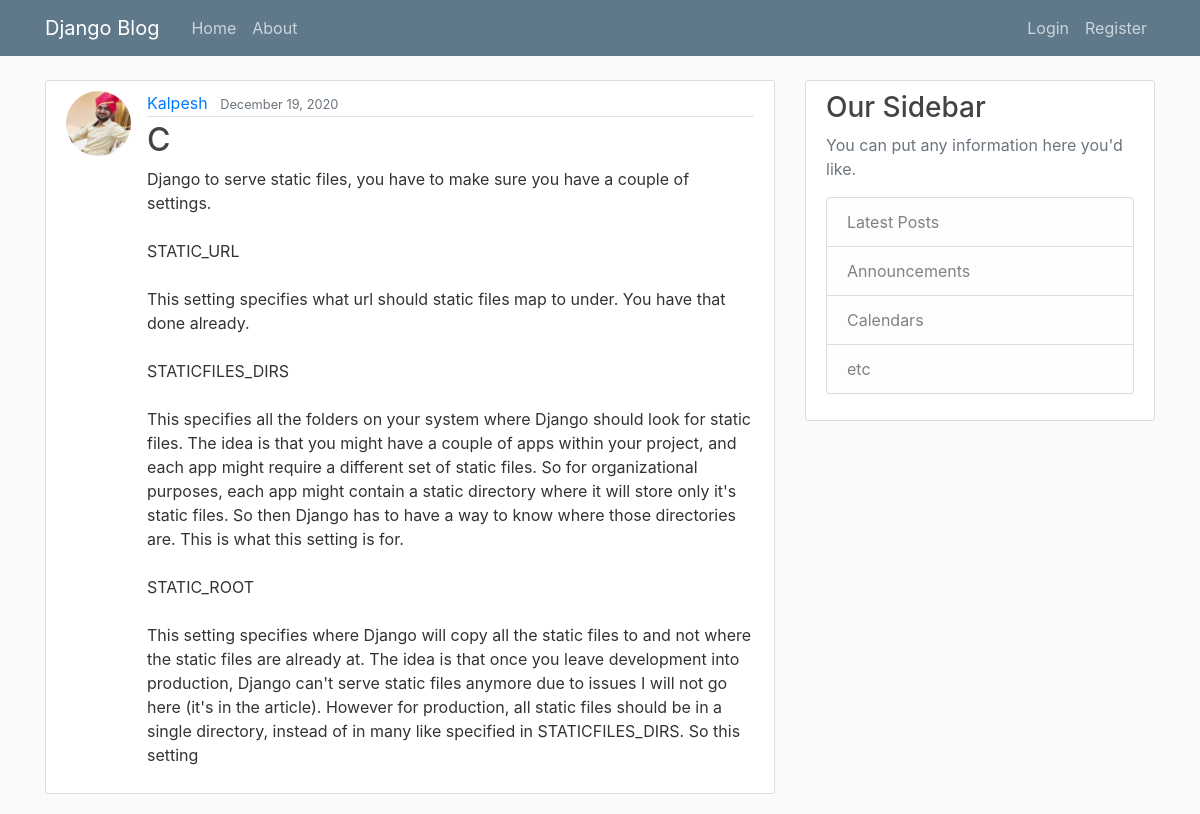
Screenshot of /post/32/ with the database file from the repository.
### blog/models.py (models this page shows, shortened)
class Post(models.Model):
    title = models.CharField(max_length=100)
    content = models.TextField()
    date_posted = models.DateTimeField(default=timezone.now)
    author = models.ForeignKey(User, on_delete=models.CASCADE)

### users/models.py (models this page shows, shortened)
class Profile(models.Model):
    user = models.OneToOneField(User, on_delete=models.CASCADE)
    image = models.ImageField(default='default.jpg', upload_to='profile_pics')

### blog/views.py (the view)
# urls.py: path('post/<int:pk>/', PostDetailView.as_view(), name='post-detail'),
class PostDetailView(DetailView):
    model = Post

### blog/templates/blog/post_detail.html (shortened to what this page needs)
{% extends "blog/base.html" %}
{% block content %}
  <article class="media content-section">
    <img class="rounded-circle article-img" src="{{ object.author.profile.image.url }}">
    <div class="media-body">
      <div class="article-metadata">
        <a class="mr-2" href="{% url 'user-posts' object.author.username %}">{{ object.author }}</a>
        <small class="text-muted">{{ object.date_posted|date:"F d, Y" }}</small>
      </div>
      <h2 class="article-title">{{ object.title }}</h2>
      <p class="article-content">{{ object.content }}</p>
    </div>
  </article>
{% endblock content %}

### blog/static/blog/main.css (style rules this page uses)
body { background: #fafafa; color: #333333; margin-top: 5rem; }
h1, h2, h3, h4, h5, h6 { color: #444444; }
.content-section { background: #ffffff; padding: 10px 20px; border: 1px solid #dddddd; border-radius: 3px; margin-bottom: 20px; }
.article-title { color: #444444; }
.article-content { white-space: pre-line; }
.article-img { height: 65px; width: 65px; margin-right: 16px; }
.article-metadata { padding-bottom: 1px; margin-bottom: 4px; border-bottom: 1px solid #e3e3e3 }

### rows the page displays
Post: author.profile.image (picture), author "Kalpesh", date_posted "December 19, 2020", title "C", content "Django to serve static files, you have to make sure you have a couple of settings. STATIC_URL This setting specifies what url should static files map to under. You have that done already. STATICFILES_DIRS This specifies all the folders on your system where Django should look for static files. The idea is that you might have a couple of apps within your project, and each app might require a different set of static files. So for organizational purposes, each app might contain a static directory where it will store only it's static files. So then Django has to have a way to know where those directories are. This is what this setting is for. STATIC_ROOT This setting specifies where Django will…"
